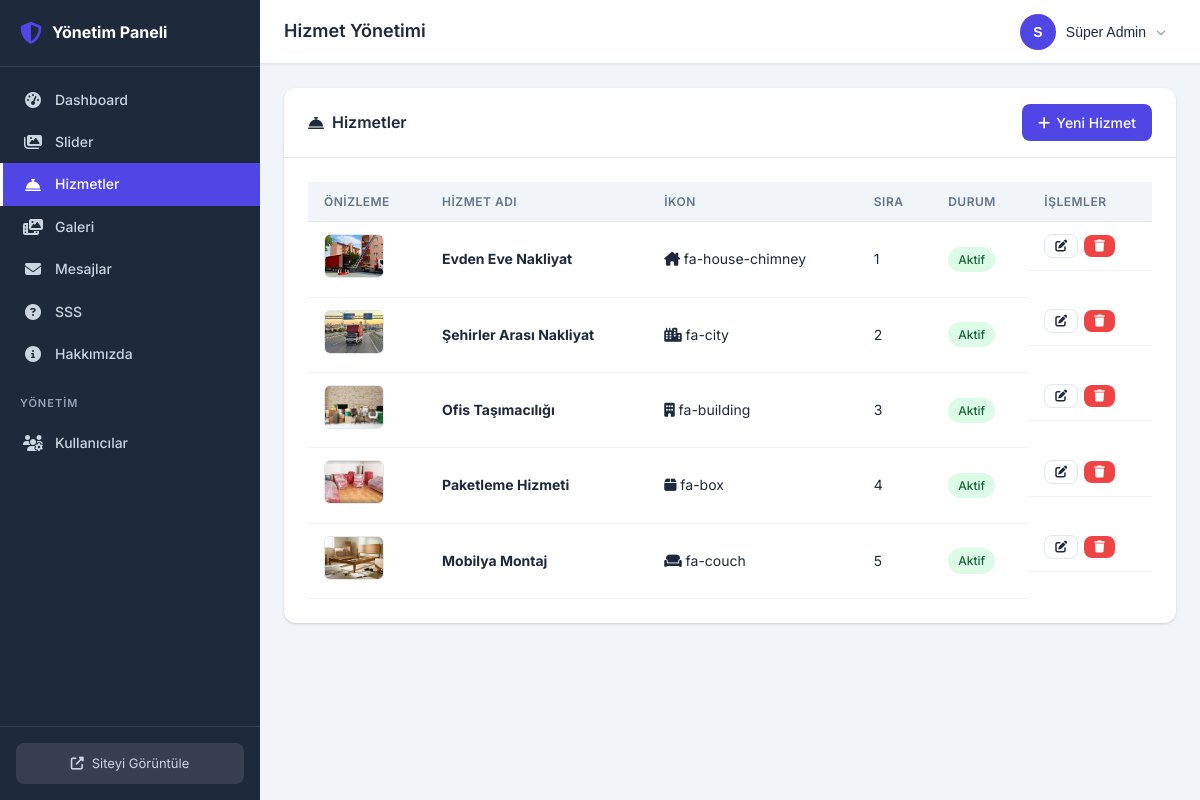
Screenshot of /gizli-yonetim-x7c8v9/services/ (signed in) with the database file from the repository.
### custom_admin/models.py (models this page shows, shortened)
class AdminUser(models.Model):
    ROLE_CHOICES = [
        ('superadmin', 'Süper Admin'),
        ('admin', 'Admin'),
    ]
    id = models.UUIDField(primary_key=True, default=uuid.uuid4, editable=False)
    username = models.CharField(max_length=50, unique=True, verbose_name="Kullanıcı Adı")
    password_hash = models.CharField(max_length=256, verbose_name="Şifre Hash")
    email = models.EmailField(blank=True, verbose_name="E-posta")
    first_name = models.CharField(max_length=100, blank=True, verbose_name="Ad")
    last_name = models.CharField(max_length=100, blank=True, verbose_name="Soyad")
    role = models.CharField(max_length=20, choices=ROLE_CHOICES, default='admin', verbose_name="Rol")
    is_active = models.BooleanField(default=True, verbose_name="Aktif")
    created_at = models.DateTimeField(auto_now_add=True, verbose_name="Oluşturulma Tarihi")
    updated_at = models.DateTimeField(auto_now=True, verbose_name="Güncellenme Tarihi")
    last_login = models.DateTimeField(null=True, blank=True, verbose_name="Son Giriş")
    can_manage_sliders = models.BooleanField(default=True, verbose_name="Slider Yönetimi")
    can_manage_services = models.BooleanField(default=True, verbose_name="Hizmet Yönetimi")
    can_manage_gallery = models.BooleanField(default=True, verbose_name="Galeri Yönetimi")
    can_manage_messages = models.BooleanField(default=True, verbose_name="Mesaj Yönetimi")
    can_manage_faq = models.BooleanField(default=True, verbose_name="SSS Yönetimi")
    can_manage_about = models.BooleanField(default=True, verbose_name="Hakkımızda Yönetimi")
    class Meta:
        verbose_name = "Admin Kullanıcı"
        verbose_name_plural = "Admin Kullanıcılar"
        ordering = ['-created_at']
    @property
    def is_superadmin(self):
        return self.role == 'superadmin'
    @property
    def full_name(self):
        name = f"{self.first_name} {self.last_name}".strip()
        return name or self.username
    def has_permission(self, permission_name):
        if self.is_superadmin:
            return True
        return getattr(self, permission_name, False)

### core/models.py (models this page shows, shortened)
class Service(models.Model):
    title = models.CharField(max_length=200, verbose_name="Hizmet Adı")
    short_description = models.TextField(verbose_name="Kısa Açıklama", max_length=300)
    description = models.TextField(verbose_name="Detaylı Açıklama")
    image = models.ImageField(upload_to='services/', verbose_name="Resim")
    icon = models.CharField(max_length=50, verbose_name="İkon (Font Awesome)", default="fa-truck")
    order = models.PositiveIntegerField(default=0, verbose_name="Sıra")
    is_active = models.BooleanField(default=True, verbose_name="Aktif")
    class Meta:
        verbose_name = "Hizmet"
        verbose_name_plural = "Hizmetler"
        ordering = ['order']

### custom_admin/views.py (the view)
# urls.py: path('services/', views.service_list, name='service_list'),
@admin_login_required
@permission_required('can_manage_services')
def service_list(request):
    services = Service.objects.all()
    return render(request, 'custom_admin/services/list.html', {
        'services': services,
        'admin_user': request.admin_user,
    })

### custom_admin/context_processors.py (called while the page is built)
def admin_context(request):
    context = {}
    if hasattr(request, 'admin_user'):
        context['unread_count'] = ContactMessage.objects.filter(is_read=False).count()
    return context

### custom_admin/templates/custom_admin/services/list.html (shortened to what this page needs)
{% extends "custom_admin/base.html" %}
{% block page_title %}Hizmet Yönetimi{% endblock %}
{% block content %}
<div class="card">
    <div class="card-header">
        <h2><i class="fas fa-concierge-bell"></i> Hizmetler</h2>
        <a href="{% url 'custom_admin:service_create' %}" class="btn btn-primary">
            <i class="fas fa-plus"></i> Yeni Hizmet
        </a>
    </div>
    <div class="card-body">
        {% if services %}
        <div class="table-responsive">
            <table class="data-table">
                <thead>
                    <tr>
                        <th>Önizleme</th>
                        <th>Hizmet Adı</th>
                        <th>İkon</th>
                        <th>Sıra</th>
                        <th>Durum</th>
                        <th>İşlemler</th>
                    </tr>
                </thead>
                <tbody>
                    {% for service in services %}
                    <tr>
                        <td>
                            {% if service.image %}
                            <img src="{{ service.image.url }}" alt="{{ service.title }}" class="thumb-preview">
                            {% else %}
                            <span class="text-muted">-</span>
                            {% endif %}
                        </td>
                        <td><strong>{{ service.title }}</strong></td>
                        <td><i class="fas {{ service.icon }}"></i> {{ service.icon }}</td>
                        <td>{{ service.order }}</td>
                        <td>
                            {% if service.is_active %}
                            <span class="status-badge status-active">Aktif</span>
                            {% else %}
                            <span class="status-badge status-inactive">Pasif</span>
                            {% endif %}
                        </td>
                        <td class="actions">
                            <a href="{% url 'custom_admin:service_edit' service.pk %}" class="btn btn-sm btn-outline">
                                <i class="fas fa-edit"></i>
                            </a>
                            <form method="post" action="{% url 'custom_admin:service_delete' service.pk %}" class="inline-form" onsubmit="return confirm('Bu hizmeti silmek istediğinize emin misiniz?')">
                                <button type="submit" class="btn btn-sm btn-danger">
                                    <i class="fas fa-trash"></i>
                                </button>
                            </form>
                        </td>
                    </tr>
                    {% endfor %}
                </tbody>
            </table>
        </div>
        {% else %}
        <div class="empty-state">
            <i class="fas fa-concierge-bell"></i>
            <p>Henüz hizmet bulunmuyor.</p>
            <a href="{% url 'custom_admin:service_create' %}" class="btn btn-primary">İlk Hizmeti Ekle</a>
        </div>
        {% endif %}
    </div>
</div>
{% endblock %}

### custom_admin/templates/custom_admin/base.html (shortened to what this page needs)
{% load static %}
<!DOCTYPE html>
<html lang="tr" data-theme="light">
<head>
    <link rel="stylesheet" href="https://cdnjs.cloudflare.com/ajax/libs/font-awesome/6.4.0/css/all.min.css">
    <link rel="stylesheet" href="{% static 'custom_admin/css/admin.css' %}">
</head>
<body>
    <div class="admin-wrapper">
        <aside class="sidebar" id="sidebar">
            <div class="sidebar-header">
                <div class="sidebar-logo">
                    <i class="fas fa-shield-alt"></i>
                    <span>Yönetim Paneli</span>
                </div>
            </div>
            <nav class="sidebar-nav">
                <ul>
                    <li>
                        <a href="{% url 'custom_admin:dashboard' %}" class="{% if request.resolver_match.url_name == 'dashboard' %}active{% endif %}">
                            <i class="fas fa-tachometer-alt"></i>
                            <span>Dashboard</span>
                        </a>
                    </li>
                    {% if admin_user.has_permission.can_manage_sliders or admin_user.is_superadmin %}
                    <li>
                        <a href="{% url 'custom_admin:slider_list' %}" class="{% if 'slider' in request.resolver_match.url_name %}active{% endif %}">
                            <i class="fas fa-images"></i>
                            <span>Slider</span>
                        </a>
                    </li>
                    {% endif %}
                    {% if admin_user.has_permission.can_manage_services or admin_user.is_superadmin %}
                    <li>
                        <a href="{% url 'custom_admin:service_list' %}" class="{% if 'service' in request.resolver_match.url_name %}active{% endif %}">
                            <i class="fas fa-concierge-bell"></i>
                            <span>Hizmetler</span>
                        </a>
                    </li>
                    {% endif %}
                    {% if admin_user.has_permission.can_manage_gallery or admin_user.is_superadmin %}
                    <li>
                        <a href="{% url 'custom_admin:gallery_list' %}" class="{% if 'gallery' in request.resolver_match.url_name %}active{% endif %}">
                            <i class="fas fa-photo-video"></i>
                            <span>Galeri</span>
                        </a>
                    </li>
                    {% endif %}
                    {% if admin_user.has_permission.can_manage_messages or admin_user.is_superadmin %}
                    <li>
                        <a href="{% url 'custom_admin:message_list' %}" class="{% if 'message' in request.resolver_match.url_name %}active{% endif %}">
                            <i class="fas fa-envelope"></i>
                            <span>Mesajlar</span>
                        </a>
                    </li>
                    {% endif %}
                    {% if admin_user.has_permission.can_manage_faq or admin_user.is_superadmin %}
                    <li>
                        <a href="{% url 'custom_admin:faq_list' %}" class="{% if 'faq' in request.resolver_match.url_name %}active{% endif %}">
                            <i class="fas fa-question-circle"></i>
                            <span>SSS</span>
                        </a>
                    </li>
                    {% endif %}
                    {% if admin_user.has_permission.can_manage_about or admin_user.is_superadmin %}
                    <li>
                        <a href="{% url 'custom_admin:about_edit' %}" class="{% if 'about' in request.resolver_match.url_name %}active{% endif %}">
                            <i class="fas fa-info-circle"></i>
                            <span>Hakkımızda</span>
                        </a>
                    </li>
                    {% endif %}
                    {% if admin_user.is_superadmin %}
                    <li class="nav-divider">
                        <span>YÖNETİM</span>
                    </li>
                    <li>
                        <a href="{% url 'custom_admin:user_list' %}" class="{% if 'user' in request.resolver_match.url_name %}active{% endif %}">
                            <i class="fas fa-users-cog"></i>
                            <span>Kullanıcılar</span>
                        </a>
                    </li>
                    {% endif %}
                </ul>
            </nav>
            <div class="sidebar-footer">
                <a href="/" target="_blank" class="btn-site-view">
                    <i class="fas fa-external-link-alt"></i>
                    <span>Siteyi Görüntüle</span>
                </a>
            </div>
        </aside>
        <main class="main-content">
            <header class="topbar">
                <div class="topbar-left">
                    <h1 class="page-title">{% block page_title %}Dashboard{% endblock %}</h1>
                </div>
                <div class="topbar-right">
                    <div class="user-dropdown" id="userDropdown">
                        <button class="user-dropdown-toggle">
                            <div class="user-avatar">
                                {{ admin_user.username|first|upper }}
                            </div>
                            <span class="user-name">{{ admin_user.full_name }}</span>
                            <i class="fas fa-chevron-down"></i>
                        </button>
                    </div>
                </div>
            </header>
            <div class="content-area">
                {% block content %}{% endblock %}
            </div>
        </main>
    </div>
</body>
</html>

### rows the page displays
AdminUser: username|first "S", full_name "Süper Admin"
Service: image (picture), title "Evden Eve Nakliyat", icon "fa-house-chimney", order "1", is_active "Aktif"
Service: image (picture), title "Şehirler Arası Nakliyat", icon "fa-city", order "2", is_active "Aktif"
Service: image (picture), title "Ofis Taşımacılığı", icon "fa-building", order "3", is_active "Aktif"
Service: image (picture), title "Paketleme Hizmeti", icon "fa-box", order "4", is_active "Aktif"
Service: image (picture), title "Mobilya Montaj", icon "fa-couch", order "5", is_active "Aktif"
